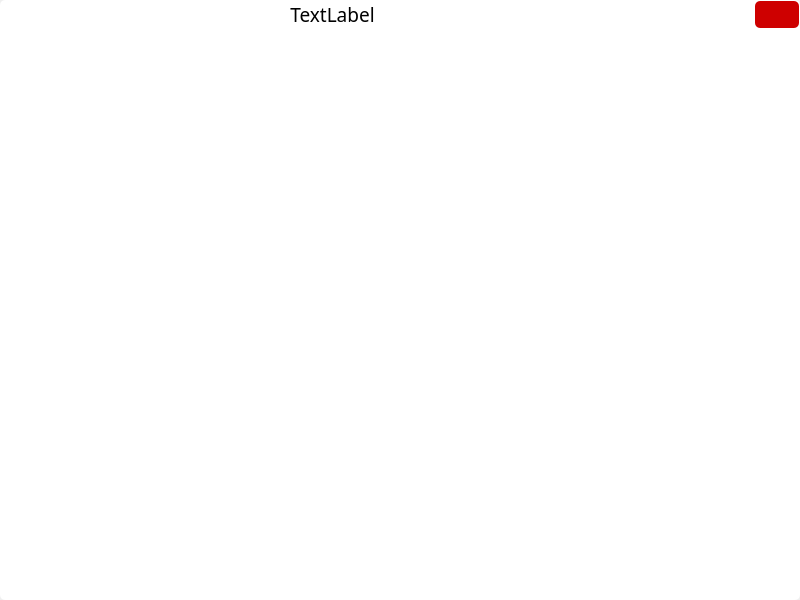
<?xml version="1.0" encoding="UTF-8"?>
<ui version="4.0">
 <class>Widget</class>
 <widget class="QWidget" name="Widget">
  <property name="geometry">
   <rect>
    <x>0</x>
    <y>0</y>
    <width>800</width>
    <height>600</height>
   </rect>
  </property>
  <property name="windowTitle">
   <string>Widget</string>
  </property>
  <layout class="QVBoxLayout" name="verticalLayout_2">
   <property name="leftMargin">
    <number>0</number>
   </property>
   <property name="topMargin">
    <number>0</number>
   </property>
   <property name="rightMargin">
    <number>0</number>
   </property>
   <property name="bottomMargin">
    <number>0</number>
   </property>
   <item>
    <widget class="QWidget" name="shadowWidget" native="true">
     <property name="styleSheet">
      <string notr="true">QWidget {background-color: white;border-radius: 5px;}</string>
     </property>
     <layout class="QVBoxLayout" name="verticalLayout">
      <property name="spacing">
       <number>1</number>
      </property>
      <property name="leftMargin">
       <number>1</number>
      </property>
      <property name="topMargin">
       <number>1</number>
      </property>
      <property name="rightMargin">
       <number>1</number>
      </property>
      <property name="bottomMargin">
       <number>1</number>
      </property>
      <item>
       <layout class="QHBoxLayout" name="horizontalLayout">
        <property name="spacing">
         <number>1</number>
        </property>
        <item>
         <widget class="QLabel" name="lblCaption">
          <property name="sizePolicy">
           <sizepolicy hsizetype="Preferred" vsizetype="Fixed">
            <horstretch>0</horstretch>
            <verstretch>0</verstretch>
           </sizepolicy>
          </property>
          <property name="maximumSize">
           <size>
            <width>16777215</width>
            <height>44</height>
           </size>
          </property>
          <property name="font">
           <font>
            <family>微软雅黑</family>
            <pointsize>14</pointsize>
           </font>
          </property>
          <property name="text">
           <string>TextLabel</string>
          </property>
          <property name="alignment">
           <set>Qt::AlignCenter</set>
          </property>
         </widget>
        </item>
        <item>
         <widget class="QPushButton" name="btnMin">
          <property name="sizePolicy">
           <sizepolicy hsizetype="Fixed" vsizetype="Fixed">
            <horstretch>0</horstretch>
            <verstretch>0</verstretch>
           </sizepolicy>
          </property>
          <property name="maximumSize">
           <size>
            <width>44</width>
            <height>44</height>
           </size>
          </property>
          <property name="styleSheet">
           <string notr="true">QPushButton {background: none;}
QPushButton:hover{background: #00E3E3;}
QPushButton:pressed{background:#005757;}</string>
          </property>
          <property name="text">
           <string/>
          </property>
          <property name="flat">
           <bool>false</bool>
          </property>
         </widget>
        </item>
        <item>
         <widget class="QPushButton" name="btnMax">
          <property name="sizePolicy">
           <sizepolicy hsizetype="Fixed" vsizetype="Fixed">
            <horstretch>0</horstretch>
            <verstretch>0</verstretch>
           </sizepolicy>
          </property>
          <property name="maximumSize">
           <size>
            <width>44</width>
            <height>44</height>
           </size>
          </property>
          <property name="styleSheet">
           <string notr="true">QPushButton {background: none;}
QPushButton:hover{background: #8E8E8E;}
QPushButton:pressed{background:#3C3C3C;}</string>
          </property>
          <property name="text">
           <string/>
          </property>
          <property name="flat">
           <bool>false</bool>
          </property>
         </widget>
        </item>
        <item>
         <widget class="QPushButton" name="btnClose">
          <property name="sizePolicy">
           <sizepolicy hsizetype="Fixed" vsizetype="Fixed">
            <horstretch>0</horstretch>
            <verstretch>0</verstretch>
           </sizepolicy>
          </property>
          <property name="maximumSize">
           <size>
            <width>44</width>
            <height>44</height>
           </size>
          </property>
          <property name="styleSheet">
           <string notr="true">QPushButton {background: #CE0000;}
QPushButton:hover{background: #FF0000;}
QPushButton:pressed{background:#4D0000;}</string>
          </property>
          <property name="text">
           <string/>
          </property>
          <property name="flat">
           <bool>false</bool>
          </property>
         </widget>
        </item>
       </layout>
      </item>
      <item>
       <widget class="QWidget" name="widget" native="true">
        <property name="sizePolicy">
         <sizepolicy hsizetype="Preferred" vsizetype="Expanding">
          <horstretch>0</horstretch>
          <verstretch>0</verstretch>
         </sizepolicy>
        </property>
       </widget>
      </item>
     </layout>
    </widget>
   </item>
  </layout>
 </widget>
 <resources/>
 <connections/>
</ui>
